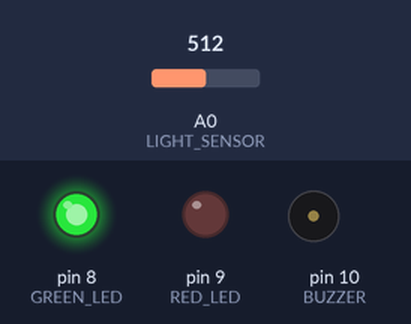
Recording of a program running on a simulated Arduino Uno, built with avr-gcc and run on an emulated ATmega328P. On the bench: output pins drawn as LEDs (lit = HIGH), buzzer (waves = sounding, pin HIGH). The inputs (shaded band) are chosen by the test bench; at power-on: A0 (LIGHT_SENSOR) = 512.

Above: at 1.2 s.
1.3 s: A0 (LIGHT_SENSOR) set to 1000
2.8 s: A0 (LIGHT_SENSOR) set to 1011
At 3.6 s:
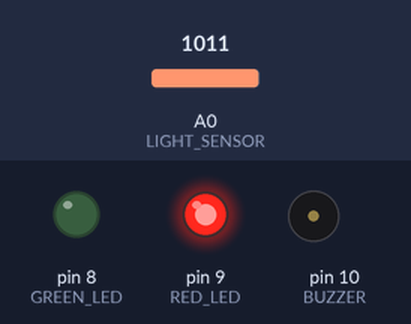
4.3 s: A0 (LIGHT_SENSOR) set to 900
At 4.8 s:
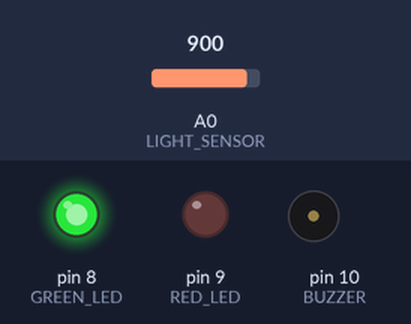
5.8 s: A0 (LIGHT_SENSOR) set to 1020
At 7.0 s:
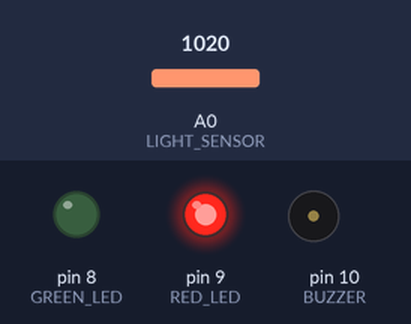
7.3 s: A0 (LIGHT_SENSOR) set to 716
At 8.3 s:
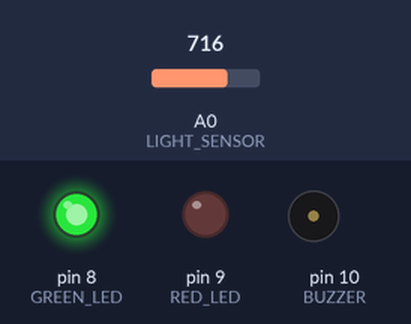
Timing chart, 0 to 9.8 s (numbered marks = the images above; inputs shaded):
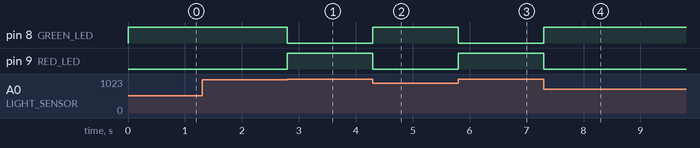

The program:

main.cpp
```cpp
#include <Arduino.h>

#define GREEN_LED 8
#define RED_LED 9
#define BUZZER 10
#define LIGHT_SENSOR A0

int readVal;
boolean redRun = false;
boolean greenRun = true;

void setup()
{
    // Serial.begin(9600);
    pinMode(GREEN_LED, OUTPUT);
    pinMode(RED_LED, OUTPUT);
    pinMode(BUZZER, OUTPUT);
    pinMode(LIGHT_SENSOR, INPUT);
}

void loop()
{
    readVal = analogRead(LIGHT_SENSOR);

    if (readVal > 1010)
    {
        if (!redRun)
        {
            digitalWrite(BUZZER, HIGH);
            delay(1);
            digitalWrite(BUZZER, LOW);
            redRun = true;
            greenRun = false;
        }
        digitalWrite(GREEN_LED, LOW);
        digitalWrite(RED_LED, HIGH);
    }
    else
    {
        if (!greenRun)
        {
            digitalWrite(BUZZER, HIGH);
            delay(2);
            digitalWrite(BUZZER, LOW);
            redRun = false;
            greenRun = true;
        }
        digitalWrite(GREEN_LED, HIGH);
        digitalWrite(RED_LED, LOW);
    }


    // Serial.println(readVal);
}
```

Measured:
- the behaviour switches between 1010 and 1011 on A0 (LIGHT_SENSOR) (found by bisection; images 0 and 1)
- after the input at 1.3 s, every drawn part: stays the same
- after the input at 2.8 s, pin 8 (GREEN_LED): HIGH → LOW at once; pin 9 (RED_LED): LOW → HIGH at once
- after the input at 4.3 s, pin 8 (GREEN_LED): LOW → HIGH at once; pin 9 (RED_LED): HIGH → LOW at once
- after the input at 5.8 s, pin 8 (GREEN_LED): HIGH → LOW at once; pin 9 (RED_LED): LOW → HIGH at once
- after the input at 7.3 s, pin 8 (GREEN_LED): LOW → HIGH at once; pin 9 (RED_LED): HIGH → LOW at once
